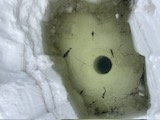
#> input picture IMG_7289.JPG, 160 x 120 px; its folder holds only this picture in this run
$ python -i ImageAlteration.py   (imports and definitions only)
#> lines starting #> are read from the running program, lines starting #| are printed output that depends on the picture
import os
from PIL import Image, ImageDraw, ImageFont, ImageOps, ExifTags
from PIL.ExifTags import TAGS, GPSTAGS
from pykml.factory import KML_ElementMaker as KML
from lxml import etree
from datetime import datetime
import shutil

def get_geotagging(exif):
    if not exif or 34853 not in exif:
        raise ValueError("No EXIF geotagging found")

    geotagging = exif[34853]
    for (idx, tag) in TAGS.items():
        if tag == 'GPSInfo':
            if idx not in exif:
                raise ValueError("No EXIF geotagging found")

            for (tidx, ttag) in GPSTAGS.items():
                if tidx in exif[idx]:
                    geotagging[ttag] = exif[idx][tidx]

    if 'GPSLatitude' not in geotagging or 'GPSLongitude' not in geotagging:
        raise ValueError("No latitude or longitude information found in EXIF data")

    return geotagging

# [14 lines left out: function get_date_taken, not called in this run]

def get_orientation(exif_data):
    #Get the orientation value from the EXIF data.
    for tag, value in exif_data.items():
        if ExifTags.TAGS.get(tag) == 'Orientation':
            return value
    return 1  # Default orientation value if not found

def rotate_image(exif_data, img):
    #Rotate the image based on the orientation value.

    orientation = get_orientation(exif_data)
    if orientation == 6:
        return img.rotate(270, expand=True)
    return img

# [19 lines left out: functions out_rotate_image, sanitize_exif, not called in this run]

def watermark_with_exif(fn):
#> called with fn = 'IMG_7289.JPG'
    img = Image.open(fn)
#> img is the input picture: PIL image 160x120 RGB; mean R, G, B 148.6, 155.6, 146.2
    exif_data = img._getexif()
#> exif_data = 12 items
        # Resize the image (optional)
    new_width, new_height = 1024, 768  # Specify the new width and height
    img = img.resize((new_width, new_height))
#> img: PIL image 1024x768 RGB
    img = rotate_image(exif_data, img)
#> the loop in get_orientation, `for tag, value in exif_data.items():` made 3 passes
#> (tag, value) on passes 1 to 3: (296, 2), (34665, 102), (274, 6)
#> in rotate_image, `orientation = get_orientation(exif_data)`: orientation = 6
#> in rotate_image, `return img.rotate(270, expand=True)`:
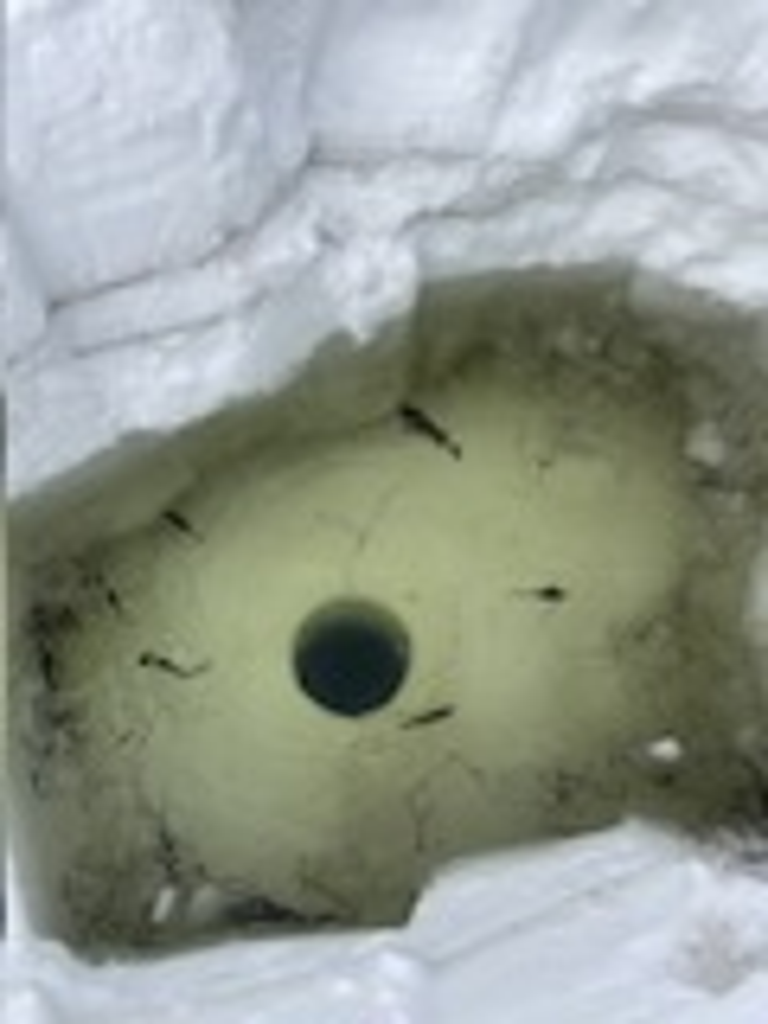
#> returned value: PIL image 768x1024 RGB; mean R, G, B 148.6, 155.6, 146.2

    if exif_data is None:
        print(f"No EXIF data found for {fn}, skipping.")
        return None

    try:
        geotagging = get_geotagging(exif_data)
        date_taken = get_date_taken(exif_data)
    except ValueError as e:
        print(f"Error processing {fn}: {e}, skipping.")
        return None

    # Convert the GPS coordinates to decimal format
    lat_deg, lat_min, lat_sec = geotagging[2]
    lon_deg, lon_min, lon_sec = geotagging[4]
    latitude = lat_deg + (lat_min / 60.0) + (lat_sec / 3600.0)
    longitude = lon_deg + (lon_min / 60.0) + (lon_sec / 3600.0)

    # Determine the hemisphere
    lat_hemisphere = 'N' if geotagging[1] == 'N' else 'S'
    lon_hemisphere = 'E' if geotagging[3] == 'E' else 'W'

    # Format the latitude and longitude to have 4 decimal places
    latitude = "{:.4f}".format(latitude)
    longitude = "{:.4f}".format(longitude)

    # Create the watermark text for latitude, longitude, and date
    watermark_text_lat_lon = f"{lat_hemisphere} {latitude}°, {lon_hemisphere} {longitude}°"
    watermark_text_date = f"{date_taken}"

    # Draw the watermark onto the original image
    d = ImageDraw.Draw(img)
    font = ImageFont.truetype("arial", 30)

    # Position the watermark at the lower left corner for latitude and longitude
    bbox = d.textbbox((0, 0), watermark_text_lat_lon, font=font)
    textwidth, textheight = bbox[2], bbox[3]
    width, height = img.size

    # The x-coordinate should always be 10 pixels from the left
    x = 10  # 10 pixels from the left
    y = height - textheight - 10  # 10 pixels from the bottom


    # Draw black outline for halo effect
    for adj in range(-3, 4):
        d.text((x+adj, y), watermark_text_lat_lon, font=font, fill="black")
        d.text((x, y+adj), watermark_text_lat_lon, font=font, fill="black")

    d.text((x, y), watermark_text_lat_lon, font=font, fill=(50,205,50))  # Use lime green color

    # Position the watermark at the lower right corner for date
    bbox = d.textbbox((0, 0), watermark_text_date, font=font)
    textwidth, textheight = bbox[2], bbox[3]

    # The x-coordinate should always be 10 pixels from the right
    x = width - textwidth - 10  # 10 pixels from the right

    # Draw black outline for halo effect
    for adj in range(-3, 4):
        d.text((x+adj, y), watermark_text_date, font=font, fill="black")
        d.text((x, y+adj), watermark_text_date, font=font, fill="black")

    d.text((x, y), watermark_text_date, font=font, fill=(50,205,50))  # Use lime green color

    # Save the image to a temporary file
    filename, file_extension = os.path.splitext(fn)
    temp_fn = filename + "_temp" + file_extension
    img.save(temp_fn, exif=img.info["exif"])

    # Close the image file
    img.close()

    # Replace the original image with the new image
    os.remove(fn)
    os.rename(temp_fn, fn)

    # Rotate the image back to the original orientation
    img = Image.open(fn)
    img = out_rotate_image(exif_data, img)
    img.save(fn, exif=img.info["exif"])

    return date_taken


# [105 lines left out: functions rename_image, move_image, get_decimal_from_dms, get_coordinates, process_images, create_kml, not called in this run]


# Call the function with the path to your directory
# [1 line not run here, left out]

>>> result = watermark_with_exif('IMG_7289.JPG')
